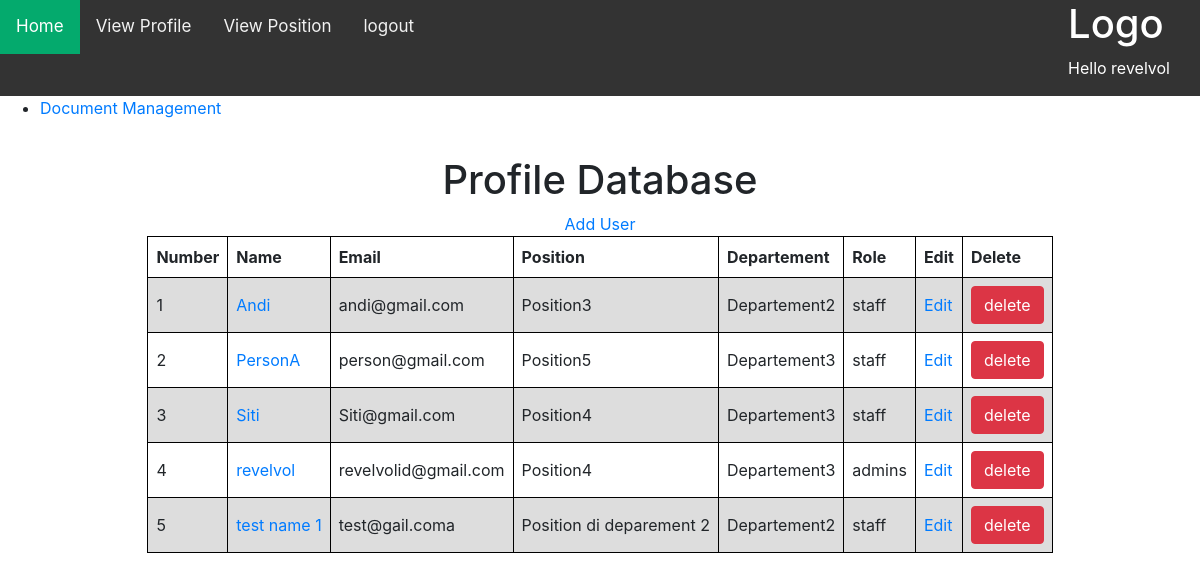
Page /editUserMenu/ (signed in) on the committed database.
### base/models.py (models this page shows, shortened)
class User(AbstractUser): #jangan lupa abstract user udh ada password as a value
    name = models.CharField (unique= True,max_length=200, null = True )
    email = models.EmailField(unique=True , null = True , blank=False)
    position = models.ForeignKey(Position, on_delete=models.SET_NULL,null=True, blank= True )
    manager = models.ForeignKey('self', on_delete=models.SET_NULL,null=True, blank=True)
    USERNAME_FIELD = 'name'
    REQUIRED_FIELDS = ['email', 'username' ] #disini bmungkin ada problem dimana username mesti unique
    class Meta:
        ordering = [
            "-name",
        ]

class Position(models.Model):
    name = models.CharField(max_length=200, null=True)
    description = models.TextField(max_length=10000, null =True, blank= True)
    departement = models.ForeignKey(Departement, on_delete= models.CASCADE , null = True)
    class Meta:
        ordering = [
            "name",
        ]
    def __str__(self):
        return self.name

class Departement(models.Model):
    name = models.CharField(max_length=200, null= True)
    class Meta:
        ordering = [
            "name",
        ]

### base/views.py (the view)
# urls.py: path('editUserMenu/', views.editUserMenu, name="editUserMenu"),
@login_required(login_url= 'userLogin')
def editUserMenu(request): #perlu decorator lagi buat pastiin dia admin doang
    user = get_user_model()
    users = user.objects.all().order_by('name')
    context = {'users': users}
    return render(request, 'base/editProfileMenu.html', context)

### base/templates/base/editProfileMenu.html (shortened to what this page needs)
{% extends 'main.html' %}
{% block content %}
<div class="profile-table">
  <h1> Profile Database </h1>
  <a href="{% url 'userRegister' %}"> Add User </a>
  <br>
  <table>
    <tr>
      <th>Number</th>
      <th>Name</th>
      <th>Email</th>
      <th>Position</th>
      <th>Departement</th>
      <th>Role</th>
      <th>Edit</th>
      <th>Delete</th>
    </tr>
    {% for user in users %}
      <tr>
        <td>{{ forloop.counter }}</td>
        <td>
          <a href="{% url 'viewUser' user.id %}">{{ user.name }}</a>
        </td>
        <td> {{user.email}}</td>
        <td>{{user.position }}</td>
        <td>{{user.position.departement.name }}</td>
        <td> {% for group in user.groups.all%} {{group.name}} {% endfor %} </td>
        <td>
          <a href="{% url 'editUser' user.id %}"> Edit </a>
        </td>
        <td>
          <form method="POST" id="delete-form-{{user.id}}"  action="{% url 'deleteUser' user.id %}" >
            <button type="button" class="btn btn-danger" onclick="confirmDelete({{user.id}})"> delete </button>
          </form>
        </td>
      </tr>
    {% endfor %}
  </table>
</div>
{% endblock content %}

### templates/navbar.html
  <div class="topnav">
    <div class="logo" >
      <h1> Logo </h1>
      {% if request.user.is_authenticated %}
      <p>  Hello {{request.user.name}}  </p>
      {% endif %}
    </div>
    <div class="navigation">
      <a class="active" href="{%url 'home'%}">Home</a>
      {% if request.user.is_authenticated %}
      <a href="{% url 'editUserMenu' %}"> View Profile </a>
      <a href="{% url 'editPosition' %}"> View Position </a>
      <a href="{% url 'userLogout' %}"> logout </a>
      {% else %}
      <a href="{% url 'userLogin' %}">login </a>
      {% endif %}
    </div>
  </div>

### static/styles/style.css (style rules this page uses)
.topnav { background-color: #333; overflow: hidden; }
.topnav a { float: left; color: #f2f2f2; text-align: center; padding: 14px 16px; text-decoration: none; font-size: 17px; }
.topnav .logo { margin-left: 10px; margin-right: 20px; padding-left: 10px; padding-right: 10px; float: right; color: white; }
.topnav .navigation { float: left; }
.topnav a.active { background-color: #04AA6D; color: white; }
td, th { border: 1px solid #000000; text-align: left; padding: 8px; }
tr:nth-child(even) { background-color: #dddddd; }
.profile-table { text-align: center; }
table { margin: 0 auto; }

### rows in the picture
User: user.name "revelvol", name "revelvol", email "revelvolid@gmail.com", position "Position4", position.departement.name "Departement3"
User: name "Andi", email "andi@gmail.com", position "Position3", position.departement.name "Departement2"
User: name "PersonA", email "person@gmail.com", position "Position5", position.departement.name "Departement3"
User: name "Siti", email "Siti@gmail.com", position "Position4", position.departement.name "Departement3"
User: name "test name 1", email "test@gail.coma", position "Position di deparement 2", position.departement.name "Departement2"

### other values in the picture
{{ group.name }} "staff"
{{ group.name }} "admins"
